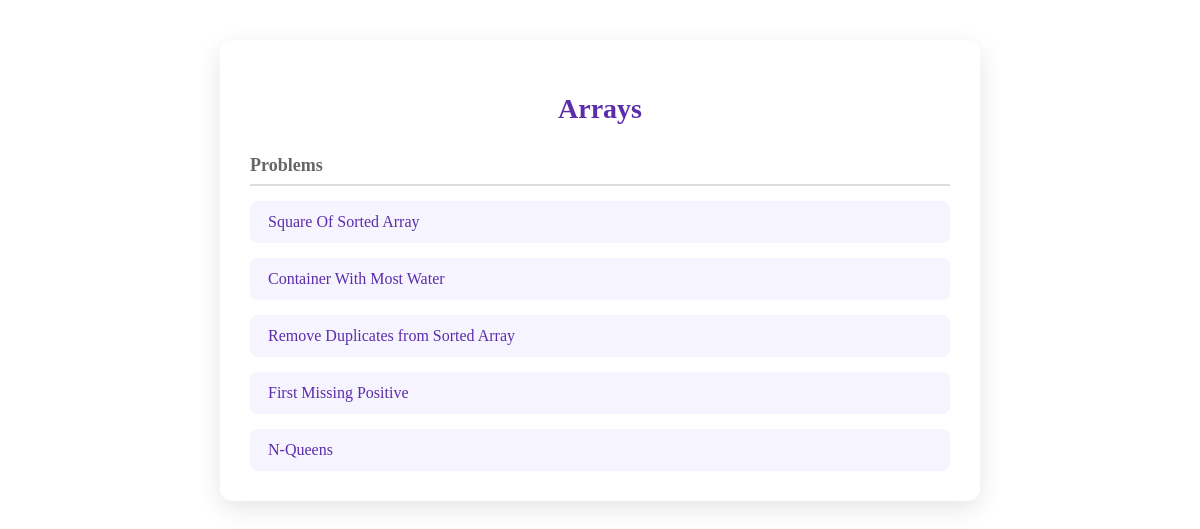
The app's page /topics/1/problems/ (signed in) with its own data.
### authentication/models.py (models this page shows, shortened)
class Topic(models.Model):
    name = models.CharField(max_length=100)
    description = models.TextField(blank=True)

class Problem(models.Model):
    topic = models.ForeignKey(Topic, on_delete=models.CASCADE, related_name='problems')
    title = models.CharField(max_length=200)
    description = models.TextField()
    input_format = models.TextField()
    output_format = models.TextField()

### authentication/views.py (the view)
# urls.py: path('topics/<int:topic_id>/problems/', views.problem_list_view, name='problem_list'),
@login_required
def problem_list_view(request, topic_id):
    topic = get_object_or_404(Topic, id=topic_id)
    problems = topic.problems.all()[:5]  # Limit to 5 problems per topic
    return render(request, 'problem_list.html', {'topic': topic, 'problems': problems})

### authentication/templates/problem_list.html (shortened to what this page needs)
{% load get_item_tags %}
<div class="problem-container">
  <h2 class="topic-heading">{{ topic.name }}</h2>
  <div class="problem-list">
    <div class="problem-header">
      <span>Problems </span>
    </div>
    {% for problem in problems %}
      <div class="problem-item">
        <a href="{% url 'problem_detail' problem.id %}" >{{ problem.title }}</a>
      </div>
    {% empty %}
      <div class="problem-item">
        <em>No problems available for this topic yet.</em>
      </div>
    {% endfor %}
  </div>
</div>

### authentication/templates/problem_list.html (style rules this page uses)
.problem-container { max-width: 700px; margin: 40px auto; padding: 30px; background-color: white; border-radius: 12px; box-shadow: 0 8px 24px rgba(0, 0, 0, 0.1); }
.topic-heading { font-size: 28px; font-weight: bold; margin-bottom: 30px; text-align: center; color: #5c2dab; }
.problem-list { display: flex; flex-direction: column; gap: 15px; }
.problem-header { font-weight: bold; font-size: 18px; color: #666; border-bottom: 2px solid #ddd; padding-bottom: 8px; }
.problem-item { padding: 12px 18px; border-radius: 8px; background-color: #f6f4ff; transition: transform 0.2s ease, box-shadow 0.2s ease; }
.problem-item a { text-decoration: none; color: #5c2dab; font-weight: 500; font-size: 16px; }

### records on screen
Topic: name "Arrays"
Problem: title "Square Of Sorted Array"
Problem: title "Container With Most Water"
Problem: title "Remove Duplicates from Sorted Array"
Problem: title "First Missing Positive"
Problem: title "N-Queens"
